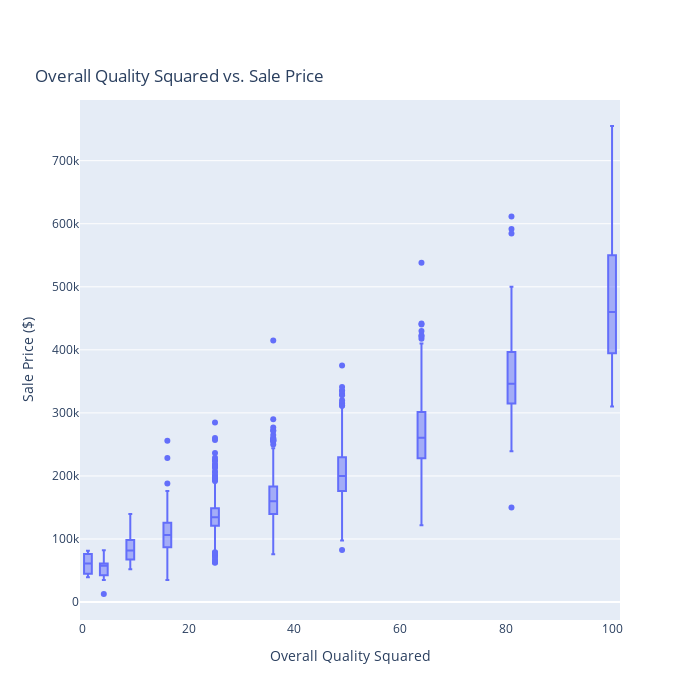

The notebook cell saved with this chart:
### Code cell
fig = px.box(housing, x=(housing.OverallQual) ** 2, y='SalePrice', 
             title='Overall Quality Squared vs. Sale Price',
             labels={'x': 'Overall Quality Squared', 'SalePrice': 'Sale Price ($)'})
fig.update_layout(
    title=dict(y=0.9),
    height=700,
    width=700)

fig.show()

fig.write_image("images/overall_price_squared.png")

### Figure 1 — Plotly figure (JSON) as saved in the notebook; plotly's stock layout.template omitted (floating-point values rounded to 4 significant figures; data arrays with more than 128 entries replaced by an {"elided": "..."} marker saying what was removed)
{"data": [{"alignmentgroup": "True", "hovertemplate": "Overall Quality Squared=%{x}<br>Sale Price ($)=%{y}<extra></extra>", "legendgroup": "", "marker": {"color": "#636efa"}, "name": "", "notched": false, "offsetgroup": "", "orientation": "v", "showlegend": false, "type": "box", "x": {"elided": "2578 int values"}, "x0": " ", "xaxis": "x", "y": {"elided": "2578 int values"}, "y0": " ", "yaxis": "y"}], "layout": {"boxmode": "group", "height": 700, "legend": {"tracegroupgap": 0}, "title": {"text": "Overall Quality Squared vs. Sale Price", "y": 0.9}, "width": 700, "xaxis": {"anchor": "y", "domain": [0, 1], "title": {"text": "Overall Quality Squared"}}, "yaxis": {"anchor": "x", "domain": [0, 1], "title": {"text": "Sale Price ($)"}}}}
